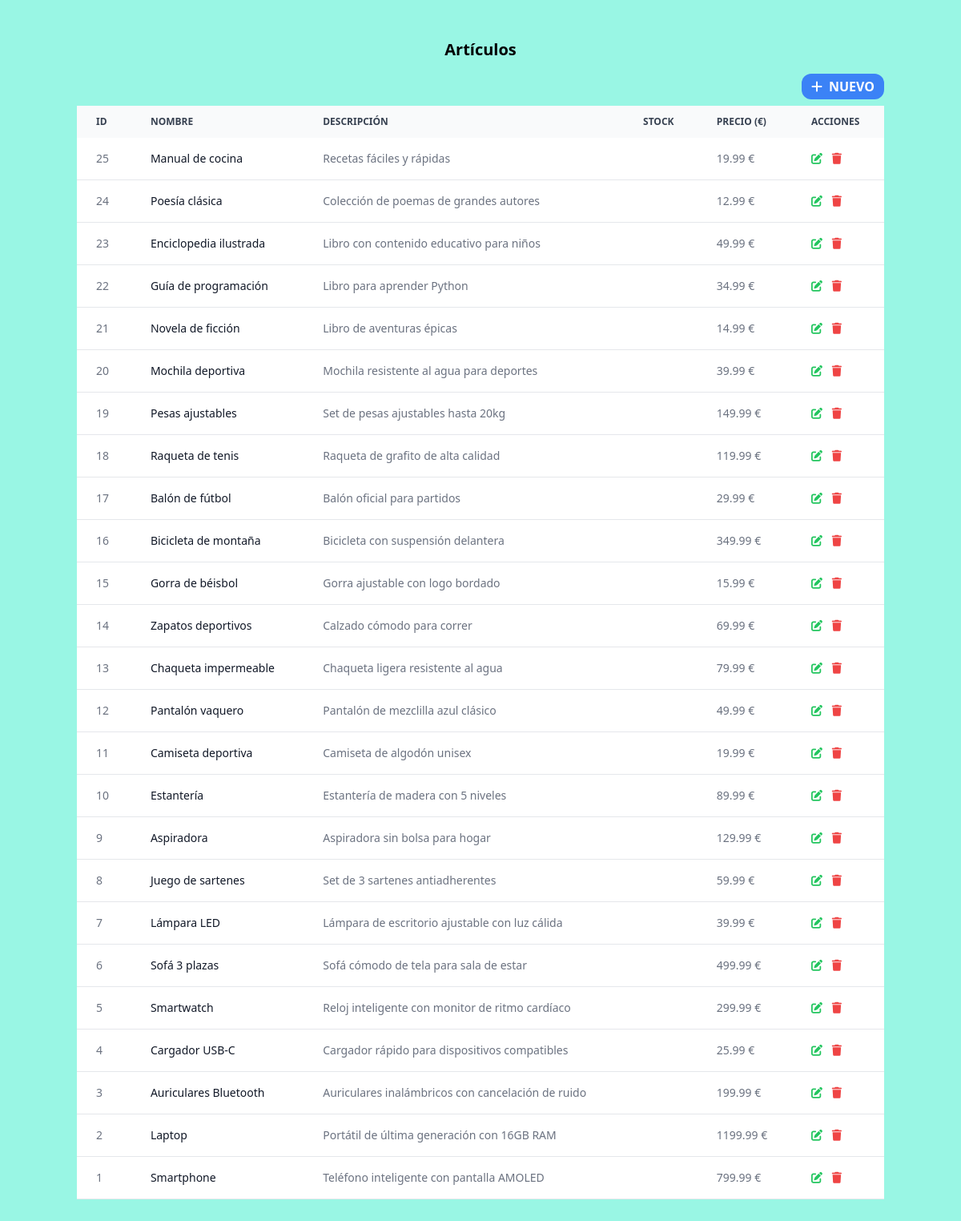
Screenshot of /cruds/ej1/public/uno.php with the database file from the repository.
### tables this page shows
create table articulos(
    id int auto_increment primary key,
    nombre varchar(60) unique not null,
    descripcion varchar(150),
    precio numeric(6,2),
    categoria_id int not null,
    constraint fk_art_cat foreign key(categoria_id) references categorias(id) on delete cascade
);

### cruds/ej1/public/uno.php (the view, shortened to what this page needs)
<?php
require __DIR__ . "/../utilidades/conexion.php";
$q = "select * from articulos order by id desc";
$articulos = mysqli_query($llave, $q);
?>
<!DOCTYPE html>
<html lang="es">
<head>
    <script src="https://cdn.tailwindcss.com"></script>
    <link rel="stylesheet" href="https://cdnjs.cloudflare.com/ajax/libs/font-awesome/6.6.0/css/all.min.css" />
</head>
<body class="px-24 py-12 bg-teal-200">
    <h3 class="text-center font-bold text-xl mb-4">Artículos</h3>
    <div class="flex mb-2 flex flex-row-reverse">
        <a href="nuevo.php"
        class="px-3 py-1 font-bold rounded-xl bg-blue-500 hover:bg-blue-700 text-white">
           <i class="fas fa-add mr-2"></i>NUEVO
        </a>
    </div>
    <div class="relative overflow-x-auto">
        <table class="w-full text-sm text-left rtl:text-right text-gray-500 dark:text-gray-400">
            <thead class="text-xs text-gray-700 uppercase bg-gray-50 dark:bg-gray-700 dark:text-gray-400">
                <tr>
                    <th scope="col" class="px-6 py-3">
                        ID
                    </th>
                    <th scope="col" class="px-6 py-3">
                        NOMBRE
                    </th>
                    <th scope="col" class="px-6 py-3">
                        DESCRIPCIÓN
                    </th>
                    <th scope="col" class="px-6 py-3">
                        STOCK
                    </th>
                    <th scope="col" class="px-6 py-3">
                        PRECIO (€)
                    </th>
                    <th scope="col" class="px-6 py-3">
                        ACCIONES
                    </th>
                </tr>
            </thead>
            <tbody>
                <?php
                foreach($articulos as $item){
                echo <<<TXT
                <tr class="bg-white border-b dark:bg-gray-800 dark:border-gray-700">
                    <td class="px-6 py-4">
                        {$item['id']}
                    </td>
                    <th scope="row" class="px-6 py-4 font-medium text-gray-900 whitespace-nowrap dark:text-white">
                         {$item['nombre']}
                    </th>
                    <td class="px-6 py-4">
                         {$item['descripcion']}
                    </td>
                    <td class="px-6 py-4">
                         {$item['stock']}
                    </td>
                    <td class="px-6 py-4">
                         {$item['precio']} €
                    </td>
                    <td class="px-6 py-4">
                        <form action="delete.php" method="POST">
                        <input type="hidden" name="idArt" value="{$item['id']}" />
                        <a href="update.php?idArt={$item['id']}">
                        <i class="fas fa-edit text-green-500 hover:text-xl mr-2"></i>
                        </a>
                        <button type='submit' onclick="return confirm('¿Borrar articulo?');">
                        <i class="fas fa-trash text-red-500 hover:text-xl"></i>
                        </button>
                        </form>
                    </td>
                </tr>
                TXT;
                }
                ?>
            </tbody>
        </table>
    </div>
</body>
</html>

### rows the page displays
articulos: id "25", nombre "Manual de cocina", descripcion "Recetas fáciles y rápidas", precio "19.99"
articulos: id "24", nombre "Poesía clásica", descripcion "Colección de poemas de grandes autores", precio "12.99"
articulos: id "23", nombre "Enciclopedia ilustrada", descripcion "Libro con contenido educativo para niños", precio "49.99"
articulos: id "22", nombre "Guía de programación", descripcion "Libro para aprender Python", precio "34.99"
articulos: id "21", nombre "Novela de ficción", descripcion "Libro de aventuras épicas", precio "14.99"
articulos: id "20", nombre "Mochila deportiva", descripcion "Mochila resistente al agua para deportes", precio "39.99"
articulos: id "19", nombre "Pesas ajustables", descripcion "Set de pesas ajustables hasta 20kg", precio "149.99"
articulos: id "18", nombre "Raqueta de tenis", descripcion "Raqueta de grafito de alta calidad", precio "119.99"
articulos: id "17", nombre "Balón de fútbol", descripcion "Balón oficial para partidos", precio "29.99"
articulos: id "16", nombre "Bicicleta de montaña", descripcion "Bicicleta con suspensión delantera", precio "349.99"
articulos: id "15", nombre "Gorra de béisbol", descripcion "Gorra ajustable con logo bordado", precio "15.99"
articulos: id "14", nombre "Zapatos deportivos", descripcion "Calzado cómodo para correr", precio "69.99"
articulos: id "13", nombre "Chaqueta impermeable", descripcion "Chaqueta ligera resistente al agua", precio "79.99"
articulos: id "12", nombre "Pantalón vaquero", descripcion "Pantalón de mezclilla azul clásico", precio "49.99"
articulos: id "11", nombre "Camiseta deportiva", descripcion "Camiseta de algodón unisex", precio "19.99"
articulos: id "10", nombre "Estantería", descripcion "Estantería de madera con 5 niveles", precio "89.99"
articulos: id "9", nombre "Aspiradora", descripcion "Aspiradora sin bolsa para hogar", precio "129.99"
articulos: id "8", nombre "Juego de sartenes", descripcion "Set de 3 sartenes antiadherentes", precio "59.99"
articulos: id "7", nombre "Lámpara LED", descripcion "Lámpara de escritorio ajustable con luz cálida", precio "39.99"
articulos: id "6", nombre "Sofá 3 plazas", descripcion "Sofá cómodo de tela para sala de estar", precio "499.99"
articulos: id "5", nombre "Smartwatch", descripcion "Reloj inteligente con monitor de ritmo cardíaco", precio "299.99"
articulos: id "4", nombre "Cargador USB-C", descripcion "Cargador rápido para dispositivos compatibles", precio "25.99"
articulos: id "3", nombre "Auriculares Bluetooth", descripcion "Auriculares inalámbricos con cancelación de ruido", precio "199.99"
articulos: id "2", nombre "Laptop", descripcion "Portátil de última generación con 16GB RAM", precio "1199.99"
articulos: id "1", nombre "Smartphone", descripcion "Teléfono inteligente con pantalla AMOLED", precio "799.99"
